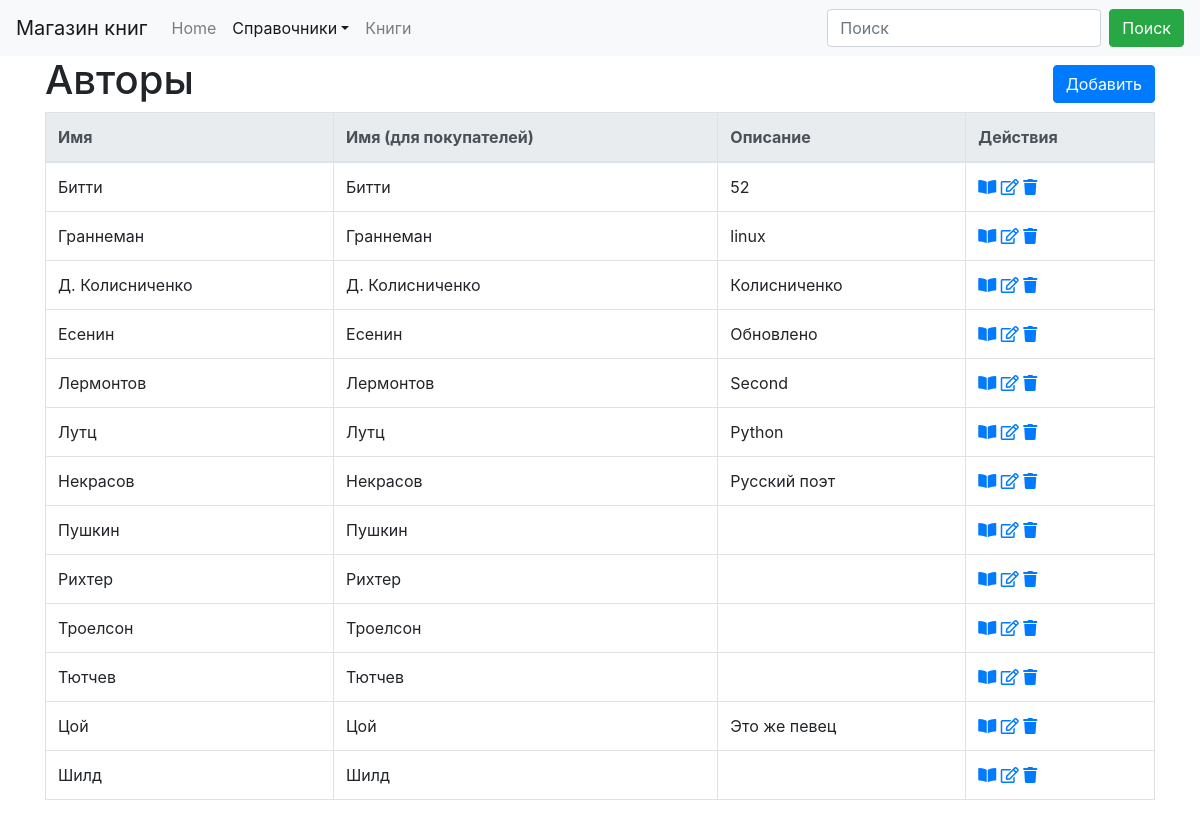
The app's page /ref/author/ with its own data.
### dimensionsapp/models.py (models this page shows, shortened)
class Dimension(models.Model):
    name = models.CharField("Наименование", max_length=50, unique=True)
    description = models.TextField("Описание", blank=True, )
    class Meta:
        abstract = True
        ordering = ['name']

class Author(Dimension):
    biography = models.TextField("Биография", blank=True, )
    namePublic = models.CharField("Имя (для покупателя)", max_length=100)
    @classmethod
    def get_create_url(cls):
        return reverse_lazy('author_create')
    def get_detail_url(self):
        return reverse_lazy('author_detail', args=[self.pk])
    def get_update_url(self):
        return reverse_lazy('author_update', args=[self.pk])
    def get_delete_url(self):
        return reverse_lazy('author_delete', args=[self.pk])
    class Meta(Dimension.Meta):
        verbose_name = 'автор'
        verbose_name_plural = 'авторы'

### dimensionsapp/views.py (the view)
# urls.py: path('author/', AuthorListView.as_view(), name='author_list'),
class AuthorListView(ListViewFilter):
    model = Author
    form = SearchFormAuthor

### dimensionsapp/form.py
class SearchFormAuthor(forms.Form):
    search = forms.CharField(label='Имя', required=False)

### dimensionsapp/views.py (called while the page is built)
    def get_context_data(self, *, object_list=None, **kwargs):
        context = super().get_context_data(**kwargs)
        if 'search' in self.request.GET:
            context['form'] = self.form({'search': self.request.GET['search']})
            context['search_string'] = self.request.GET['search']
        else:
            context['form'] = self.form()
        return context

    def get_queryset(self):
        qs = super().get_queryset()
        if 'search' in self.request.GET and self.request.GET['search'] != '':
            name = self.request.GET['search']
            qs = qs.filter(name__istartswith=name)
        return qs

### dimensionsapp/templates/dimensionsapp/author_list.html (shortened to what this page needs)
{% extends 'dimension_list.html' %}
{% block list_header %}
    <th>Имя</th>
    <th>Имя (для покупателей)</th>
    <th>Описание</th>
{% endblock %}
{% block list_element %}
    <td>{{ object.name }}</td>
    <td>{{ object.namePublic }}</td>
    <td>{{  object.description }}</td>
{% endblock %}
{% block header %}
        <H1>Авторы</H1>
{% endblock %}

### templates/dimension_list.html (shortened to what this page needs)
{% extends 'base.html' %}
{% load static %}
{% load crispy_forms_tags %}
{% block navbar %}
    {% include 'navbar.html' with search_tag="search" active="dimension"%}
{% endblock %}
{% block body %}
    <div class="container">
        <div class="row align-items-center">
            <div class="col-auto">
                {% block header %}{% endblock %}
            </div>
            <div class="col text-right" >
                    {% block create %}
                    <a href="{% block create_ankor %}{{ object_list.model.get_create_url }}{% endblock %}" class="btn btn-primary my-1" >Добавить</a>
                    {% endblock %}
            </div>
        </div>
        <table class="table table-bordered">
            {% block dimension_list %}
                <thead class="thead-light">
                    <tr>
                        {% block list_header %}{% endblock %}
                        <th>Действия</th>
                    </tr>
                </thead>
                <tbody>
                    {% for object in object_list %}
                        <tr>
                        {% block list_element %}{% endblock %}
                            <td>
                                <a href="{% block  url_view%}{{ object.get_detail_url }}{% endblock %}" title="Посмотреть"><i class="fas fa-book-open"></i></a>
                                <a href="{% block  url_edit%}{{ object.get_update_url }}{% endblock %}" title="Править"><i class="far fa-edit"></i></a>
                                <a href="{% block  url_delete%}{{ object.get_delete_url }}{% endblock %}" title="Удалить"><i class="fas fa-trash"></i></a>
                            </td>
                        </tr>
                    {% endfor %}
                </tbody>
            {% endblock %}
        </table>
    </div>
{% endblock body %}

### records on screen
Author: name "Битти", namePublic "Битти", description "52"
Author: name "Граннеман", namePublic "Граннеман", description "linux"
Author: name "Д. Колисниченко", namePublic "Д. Колисниченко", description "Колисниченко"
Author: name "Есенин", namePublic "Есенин", description "Обновлено"
Author: name "Лермонтов", namePublic "Лермонтов", description "Second"
Author: name "Лутц", namePublic "Лутц", description "Python"
Author: name "Некрасов", namePublic "Некрасов", description "Русский поэт"
Author: name "Пушкин", namePublic "Пушкин"
Author: name "Рихтер", namePublic "Рихтер"
Author: name "Троелсон", namePublic "Троелсон"
Author: name "Тютчев", namePublic "Тютчев"
Author: name "Цой", namePublic "Цой", description "Это же певец"
Author: name "Шилд", namePublic "Шилд"
